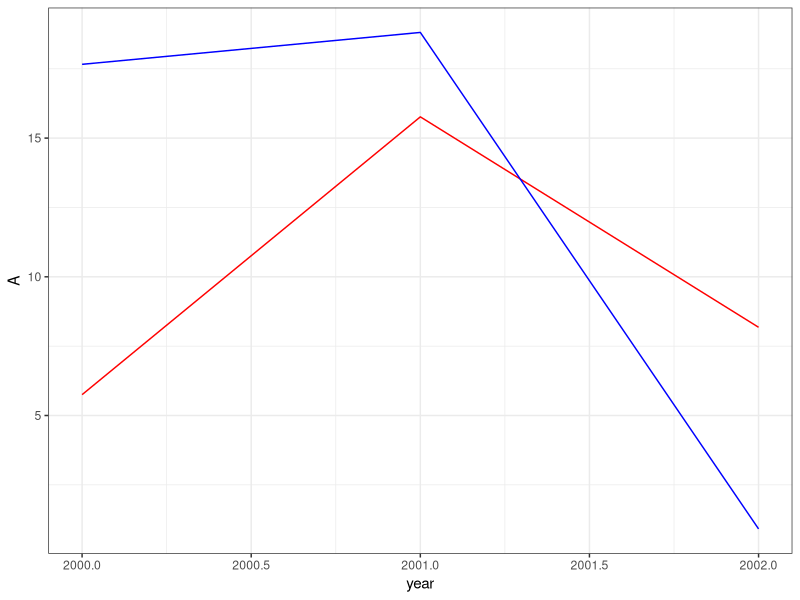
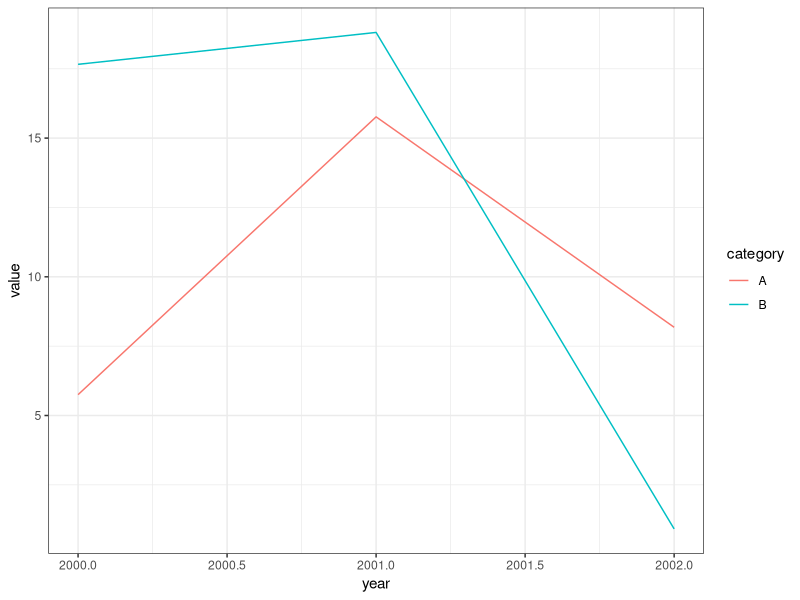
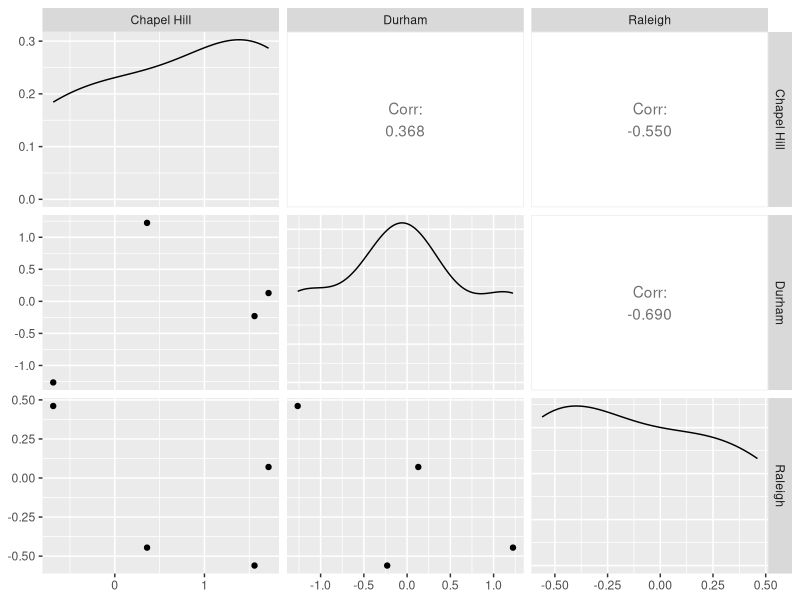

Write the R code that produced these figures, in order.
## ---- chunk 1
knitr::opts_chunk$set(echo = TRUE)
## ---- chunk 2
library(tidyverse)
## ---- chunk 3
a0 <- data.frame("StudentID"=c(1,2),
                 "GPA_change"=rnorm(2,0,1))

print(a0)
## ---- chunk 4
a1 <- data.frame("StudentID"=c(3,4),
                 "GPA_change"=rnorm(2,0,1),
                 "Semester"=c("Spring","Fall"))

print(a1)
## ---- chunk 5
bind_rows(a0,a1)
## ---- chunk 6
b0 <- data.frame("name"=c("Marcos","Crystal"),
                 "year"=c(1993,1996))

b1 <- data.frame("name"=c("Crystal","Marcos"),
                 "project_num"=c(6,3))

bind_cols(b0,b1)
## ---- chunk 7
print(b0)
print(b1)
## ---- chunk 8
b0 <- data.frame("name"=c("Marcos","Crystal","Devin","Lilly"),
                 "year"=c(1993,1996,1985,2001))

b1 <- data.frame("person"=c("Marcos","Crystal","Devin","Tamera"),
                 "project_num"=c(6,3,9,8))
## ---- chunk 9
print(b0)
## ---- chunk 10
print(b1)
## ---- chunk 11
inner_join(b0,b1,by=c("name"="person"))
## ---- chunk 12
full_join(b0,b1,by=c("name"="person"))
## ---- chunk 13
left_join(b0,b1,by=c("name"="person"))
## ---- chunk 14
right_join(b0,b1,by=c("name"="person"))
## ---- chunk 15
multi0 <- data.frame("name"=c("Tamera","Zakir","Zakir","Tamera"),
                     "year"=c(1990,1990,1991,1991),
                     "state"=c("NC","VA","VA","NY"))

multi1 <- data.frame("person"=c("Tamera","Zakir","Zakir","Tamera"),
                     "year"=c(1990,1990,1991,1991),
                     "project_num"=c(6,3,9,8))

multijoined <- inner_join(multi0,multi1,
                          by=c("name"="person","year"="year"))

multijoined
## ---- chunk 16
statedata <- data.frame("state"=c("NC","VA","NY"),
                        "region"=c("Southeast","Southeast","Northeast"))

inner_join(statedata,multijoined,by=c("state"="state"))
## ---- chunk 17
set.seed(123)

df0 <- data.frame(year=c(2000,2001,2002), 
                  A=runif(3,0,20), 
                  B=runif(3,0,20))

print(df0)
## ---- chunk 18
ggplot(data=df0,aes(x=year)) +
  geom_line(aes(y=A),color="red") +
  geom_line(aes(y=B),color="blue") + 
  theme_bw()
## ---- chunk 19
df1 <- data.frame(year=c(df0$year,df0$year),
                  category=c("A","A","A","B","B","B"),
                  value=c(df0$A,df0$B))
print(df1)
## ---- chunk 20
ggplot(data=df1,aes(x=year,y=value,color=category))+
  geom_line()+
  theme_bw()
## ---- chunk 21
set.seed(123)
raw <- data.frame(
  City=c("Raleigh","Durham","Chapel Hill"),
  x2000=rnorm(3,0,1),
  x2001=rnorm(3,0,1),
  x2002=rnorm(3,0,1),
  x2003=rnorm(3,0,1)
)
print(raw)
## ---- chunk 22
longpivot <- raw %>% 
  pivot_longer(cols = starts_with("x"), names_to = "Year", values_to = "Value", names_prefix = "x")

print(longpivot)
## ---- chunk 23
widepivot <- longpivot %>% pivot_wider(names_from = City, values_from = Value)

print(widepivot)
## ---- chunk 24
library(GGally)
widepivot %>% select("Chapel Hill","Durham","Raleigh") %>% ggpairs()
